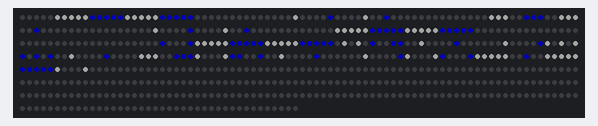
Recording of a sketch running on a simulated Arduino Uno, built with avr-gcc and run on an emulated ATmega328P. On the bench: 600 RGB LEDs in strip order, left to right, continuing on the next row. Dim RGB values are drawn brighter than linear.

Above: at 3.1 s.
At 9.1 s:
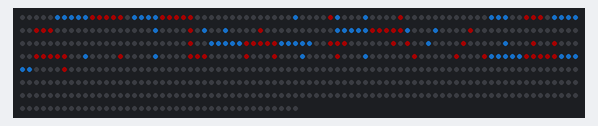
At 20.1 s:
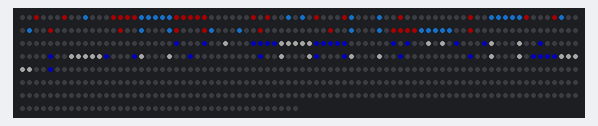
At 25.2 s:
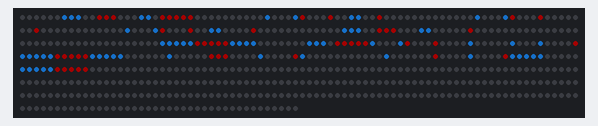

The sketch:

UHL_matrix.ino.ino
```cpp
#include <FastLED.h>
#define A {B11011,B10101,B00000,B01110,B01110}
#define B {B00001,B01110,B01101,B01010,B00001}
#define C {B00000,B01111,B01111,B01111,B00000}
#define D {B00001,B01110,B01110,B01110,B00001}
#define E {B00000,B01111,B00011,B01111,B00000}
#define up_F {B00000,B01111,B00011,B01111,B01111}
#define G {B00000,B01111,B01100,B01110,B00000}
#define H {B01110,B01110,B00000,B01110,B01110}
#define I {B00000,B11011,B11011,B11011,B00000}
#define J {B00000,B11011,B11011,B01011,B10111}
#define K {B01101,B01011,B00111,B01011,B01101}
#define L {B01111,B01111,B01111,B01111,B00000}
#define M {B10101,B01010,B01110,B01110,B01110}
#define N {B01110,B00110,B01010,B01100,B01110}
#define O {B00000,B01110,B01110,B01110,B00000}
#define P {B00011,B01101,B00011,B01111,B01111}
#define Q {B10011,B01101,B01001,B01001,B10010}
#define R {B00001,B01110,B00001,B01101,B01110}
#define S {B10000,B01111,B10001,B11110,B00001}
#define T {B00000,B11011,B11011,B11011,B11011}
#define U {B01110,B01110,B01110,B01110,B00000}
#define V {B01110,B01110,B01110,B10101,B11011}
#define W {B01110,B01110,B01110,B01010,B10101}
#define X {B01110,B10101,B11011,B10101,B01110}
#define Y {B01110,B10101,B11011,B11011,B11011}
#define Z {B00000,B11101,B11011,B10111,B00000}
#define BLANK {B11111,B11111,B11111,B11111,B11111}
#define ZERO {B10001,B01110,B01110,B01110,B10001}
#define ONE {B00000,B11110,B11110,B11110,B11110}
#define TWO {B10001, B01110,B11101,B11011,B00000}
#define THREE {B00000,B11110,B10000,B11110,B00000}
#define FOUR {B01110,B01110,B00000,B11110,B11110}
#define FIVE {B10000,B01111,B00000,B11110,B00000}
#define SIX {B00000,B01111,B00000,B01110,B00000}
#define SEVEN {B00000,B11101,B11011,B10111,B01111}
#define EIGHT {B00000,B01110,B10001,B01110,B00000}
#define NINE {B00000,B01110,B00000,B01111,B01111}
#define COLON {B10011,B10011,B11111, B10011,B10011}
#define NUM_LEDS 600 //Max 420
CRGB leds[NUM_LEDS];
#define PIN 2
#define UPDATES_PER_SECOND 100
// This example shows several ways to set up and use 'palettes' of colors
// with FastLED.
//
// These compact palettes provide an easy way to re-colorize your
// animation on the fly, quickly, easily, and with low overhead.
byte spectrum[7];
byte channel =A0; //Green Wire
byte ctrlReset= 9; //Orange Wire
byte ctrlStrobe=8; //Yellow Wire

byte holder [] = H;
void setup() {
    delay( 3000 ); // power-up safety delay
    Serial.begin(9600);
    FastLED.addLeds<WS2811, PIN, GRB>(leds, NUM_LEDS).setCorrection( TypicalLEDStrip );
    FastLED.setBrightness(100); //0-255
    setAll(0,0,0);
}

int lol=0;
byte point;
int pixel;
int row;
int p;
byte color;
byte phrase[][5]={I,E,E,E};
byte tPhrase[][5]={M,E,E,T,I,N};
byte phraseThree[][5]={M,E,E,T,I,N};
byte phraseThreeHalf[][5]={up_F,R,E,E};
byte phraseFour[][5] = {P,I,Z,Z,A};
byte phraseFive[][5]= {SEVEN,COLON,ZERO,ZERO};
byte phraseSix[][5]= {E,TWO,BLANK,FIVE,NINE,NINE};
byte today[][5]={T,O,D,A,Y};
void loop(){
  color=0;
  for(int letter =0; letter<4;letter++){
    p= 24-(letter*5);
    if(color==0){
        color=1;
      }else{
        color=0;
      }
    for(int i =0; i<5;i++){
      row=30*i+p;
      for(int b =0; b<5;b++){
        pixel=row-b;
        if(!((phrase[letter][i]>>(4-b))&B00001)){
          if(color==0){
            setPixel(pixel,100,100,100);
          }else{
            setPixel(pixel,0,0,200);
          }
        }
      }
    }
  }

  for(int letter =0; letter<6;letter++){
    p=209 -(letter*5);
     if(color==0){
        color=1;
      }else{
        color=0;
      }
    for(int i =0; i<5;i++){
      row=30*i+p;
      for(int b =0; b<5;b++){
        pixel=row-b;
        if(!((tPhrase[letter][i]>>(4-b))&B00001)){
           if(color==0){
            setPixel(pixel,0,0,200);
          }else{
            setPixel(pixel,100,100,100);
          }
        }
      }
    }
  }
//    for(int letter =0; letter<6;letter++){
//    p= 359-(letter*5);
//    if(color==0){
//        color=1;
//      }else{
//        color=0;
//      }
//    for(int i =0; i<5;i++){
//      row=30*i+p;
//      for(int b =0; b<5;b++){
//        pixel=row-b;
//        if(!((phraseThree[letter][i]>>(4-b))&B00001)){
//         if(color==0){
//            setPixel(pixel,100,100,100);
//          }else{
//            setPixel(pixel,0,0,200);
//          }
//        }
//      }
//    }
//  }

  showStrip();
  delay(5000);
  clearAll();
  delay(1000);
    color=0;
  for(int letter =0; letter<4;letter++){
    p= 24-(letter*5);
    if(color==0){
        color=1;
      }else{
        color=0;
      }
    for(int i =0; i<5;i++){
      row=30*i+p;
      for(int b =0; b<5;b++){
        pixel=row-b;
        if(!((phraseThreeHalf[letter][i]>>(4-b))&B00001)){
          if(color==0){
            setPixel(pixel,30,144,255);
          }else{
            setPixel(pixel,100,0,0);
          }
        }
      }
    }
  }

  for(int letter =0; letter<5;letter++){
    p=206 -(letter*5);
     if(color==0){
        color=1;
      }else{
        color=0;
      }
    for(int i =0; i<5;i++){
      row=30*i+p;
      for(int b =0; b<5;b++){
        pixel=row-b;
        if(!((phraseFour[letter][i]>>(4-b))&B00001)){
           if(color==0){
            setPixel(pixel,30,144,255);
          }else{
            setPixel(pixel,100,0,0);          }
        }
      }
    }
  }
  showStrip();
  delay(10000);
  clearAll();
  delay(1000);
       color=0;
  for(int letter =0; letter<5;letter++){
    p= 26-(letter*5);
    if(color==0){
        color=1;
      }else{
        color=0;
      }
    for(int i =0; i<5;i++){
      row=30*i+p;
      for(int b =0; b<5;b++){
        pixel=row-b;
        if(!((today[letter][i]>>(4-b))&B00001)){
          if(color==0){
            setPixel(pixel,30,144,255);
          }else{
            setPixel(pixel,100,0,0);
          }
        }
      }
    }
  }
    for(int letter =0; letter<5;letter++){
    p=206 -(letter*5);
     if(color==0){
        color=1;
      }else{
        color=0;
      }
    for(int i =0; i<5;i++){
      row=30*i+p;
      for(int b =0; b<5;b++){
        pixel=row-b;
        if(!((today[letter][i]>>(4-b))&B00001)){
           if(color==0){
            setPixel(pixel,0,0,200);
          }else{
            setPixel(pixel,100,100,100);
          }
        }
      }
    }
  }

  showStrip();
  delay(4000);
  clearAll();
  delay(1000);

  color=0;
  for(int letter =0; letter<4;letter++){
    p= 24-(letter*5);
    if(color==0){
        color=1;
      }else{
        color=0;
      }
    for(int i =0; i<5;i++){
      row=30*i+p;
      for(int b =0; b<5;b++){
        pixel=row-b;
        if(!((phraseFive[letter][i]>>(4-b))&B00001)){
          if(color==0){
            setPixel(pixel,30,144,255);
          }else{
            setPixel(pixel,100,0,0);
          }
        }
      }
    }
  }

  for(int letter =0; letter<6;letter++){
    p=209 -(letter*5);
     if(color==0){
        color=1;
      }else{
        color=0;
      }
    for(int i =0; i<5;i++){
      row=30*i+p;
      for(int b =0; b<5;b++){
        pixel=row-b;
        if(!((phraseSix[letter][i]>>(4-b))&B00001)){
           if(color==0){
            setPixel(pixel,30,144,255);
          }else{
            setPixel(pixel,100,0,0);          }
        }
      }
    }
  }
  showStrip();
  delay(8000);
  clearAll();
  delay(1000);
}

//void Twinkle(byte red, byte green, byte blue, int Count, int SpeedDelay, boolean OnlyOne) {
//  setAll(0,0,0);
//
//  for (int i=0; i<Count; i++) {
//     setPixel(random(NUM_LEDS),red,green,blue);
//     showStrip();
//     delay(SpeedDelay);
//     if(OnlyOne) {
//       setAll(0,0,0);
//     }
//   }
//
//  delay(SpeedDelay);
//}

void showStrip() {
   FastLED.show();

}

void setPixel(int Pixel, byte red, byte green, byte blue) {
   // FastLED
   leds[Pixel].r = red;
   leds[Pixel].g = green;
   leds[Pixel].b = blue;
}

void setAll(byte red, byte green, byte blue) {
  for(int i = 0; i < NUM_LEDS; i++ ) {
    setPixel(i, red, green, blue);
  }
  showStrip();
}

//Function Rainbow
void rainbowCycle(int SpeedDelay) {
  byte *c;
  uint16_t i, j;

  for(j=0; j<256*5; j++) { // 5 cycles of all colors on wheel
    for(i=0; i< NUM_LEDS; i++) {
      c=Wheel(((i * 256 / NUM_LEDS) + j) & 255);
      setPixel(i, *c, *(c+1), *(c+2));
    }
    showStrip();
    delay(SpeedDelay);
  }
}

byte * Wheel(byte WheelPos) {
  static byte c[3];

  if(WheelPos < 85) {
   c[0]=WheelPos * 3;
   c[1]=255 - WheelPos * 3;
   c[2]=0;
  } else if(WheelPos < 170) {
   WheelPos -= 85;
   c[0]=255 - WheelPos * 3;
   c[1]=0;
   c[2]=WheelPos * 3;
  } else {
   WheelPos -= 170;
   c[0]=0;
   c[1]=WheelPos * 3;
   c[2]=255 - WheelPos * 3;
  }

  return c;
}

void clearAll(){
  for(int i = 0; i < NUM_LEDS; i++ ) {
    setPixel(i, 0, 0, 0);
  }
}
```

Measured:
- what the display in image 0 shows lasts 6.1 s, from 3.0 s to 9.1 s
- what the display in image 1 shows lasts 11.0 s, from 9.1 s to 20.1 s
- what the display in image 2 shows lasts 5.0 s, from 20.1 s to 25.1 s
- what the display in image 3 shows lasts 9.0 s, from 25.1 s to 34.1 s
